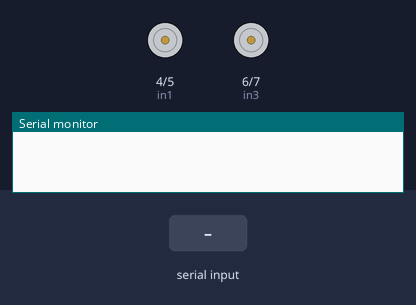
This sketch was run on a simulated Arduino Uno, built with avr-gcc and run on an emulated ATmega328P. On the bench: motor-driver pin pairs drawn as motors (green arrow = first pin HIGH = forward, orange = second pin HIGH = backward, longer = more drive, scaled by the enable pin), the last lines printed to the serial monitor. Inputs (shaded band) come from the test bench.

Above: at 1.2 s.
1.3 s: "1\n" received over Serial
At 1.7 s:
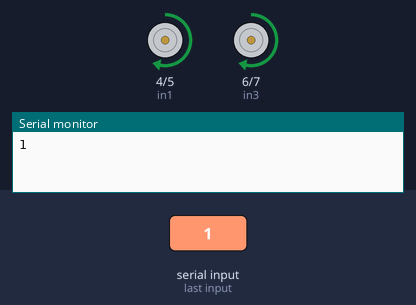
2.8 s: byte 48 ('0') received over Serial
At 4.0 s:
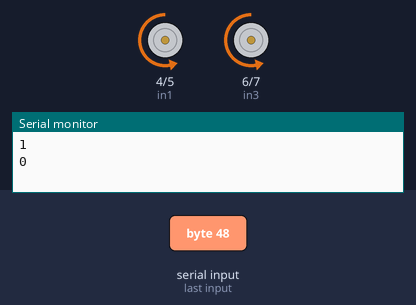
4.3 s: byte 50 ('2') received over Serial
At 5.2 s:
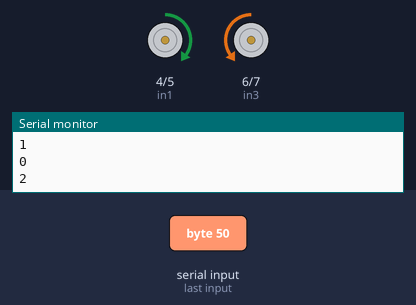
5.8 s: byte 51 ('3') received over Serial
At 6.3 s:
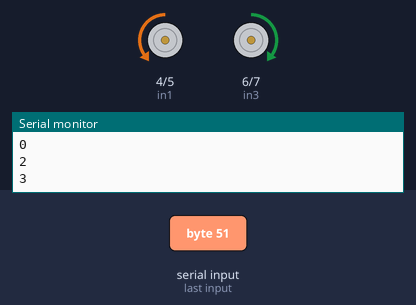
7.3 s: byte 52 ('4') received over Serial
At 8.5 s:
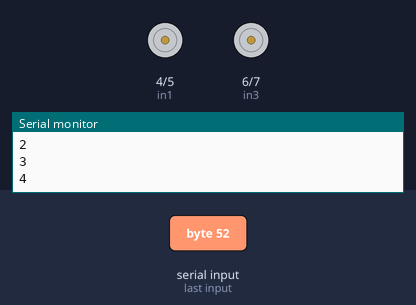
8.8 s: "0\n" received over Serial
At 9.8 s:
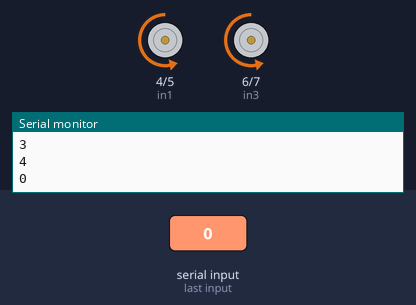
Timing chart, 0 to 11.3 s (numbered marks = the images above; inputs shaded):
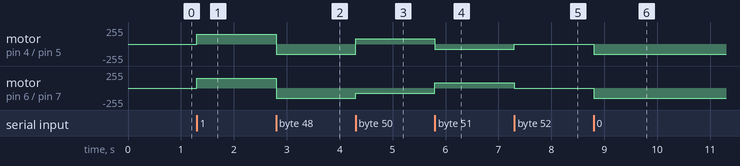

Measured:
- after the input at 1.3 s, motor on pin 4 (in1) / pin 5 (in2), motor on pin 6 (in3) / pin 7 (in4): stopped → forward 150/255 at once
- after the input at 2.8 s, motor on pin 4 (in1) / pin 5 (in2), motor on pin 6 (in3) / pin 7 (in4): forward 150/255 → backward 150/255 at once
- after the input at 4.3 s, motor on pin 4 (in1) / pin 5 (in2): backward 150/255 → forward 80/255 at once; motor on pin 6 (in3) / pin 7 (in4): backward 150/255 → backward 80/255 at once
- after the input at 5.8 s, motor on pin 4 (in1) / pin 5 (in2): forward 80/255 → backward 80/255 at once; motor on pin 6 (in3) / pin 7 (in4): backward 80/255 → forward 80/255 at once
- after the input at 7.3 s, motor on pin 4 (in1) / pin 5 (in2): backward 80/255 → stopped at once; motor on pin 6 (in3) / pin 7 (in4): forward 80/255 → stopped at once
- after the input at 8.8 s, motor on pin 4 (in1) / pin 5 (in2), motor on pin 6 (in3) / pin 7 (in4): stopped → backward 150/255 at once

The sketch:

Robot_Bluetooth.ino
```cpp
#include <SoftwareSerial.h>
SoftwareSerial module_bluetooth(0, 1); // pin RX | TX
char data = 0;
#define enA 9
#define in1 4
#define in2 5
#define enB 10
#define in3 6
#define in4 7
int motorSpeedA = 0;
int motorSpeedB = 0;


void setup()
{
  Serial.begin(9600);
  pinMode(enA, OUTPUT);
  pinMode(enB, OUTPUT);
  pinMode(in1, OUTPUT);
  pinMode(in2, OUTPUT);
  pinMode(in3, OUTPUT);
  pinMode(in4, OUTPUT);
}
void loop()
{
  if(Serial.available() > 0)
  {
    data = Serial.read();Serial.print(data);    //Pembacaan dan ditampilkan data yang masuk
    Serial.print("\n");
   // //Data yang masuk
    if(data == '1'){
    motorSpeedA = 150; //bisa diambil dari joystick, tapi sekarang kita input manual aja yak; 0-255
    motorSpeedB = 150; //bisa diambil dari joystick, tapi sekarang kita input manual aja yak; 0-255
    analogWrite(enA, motorSpeedA); // Send PWM signal to motor A
    analogWrite(enB, motorSpeedB); // Send PWM signal to motor B
    // Set Motor A backward
    digitalWrite(in1, HIGH);
    digitalWrite(in2, LOW);
    // Set Motor B backward
    digitalWrite(in3, HIGH);
    digitalWrite(in4, LOW);

    }
    else if(data == '0'){
    motorSpeedA = 150; //bisa diambil dari joystick, tapi sekarang kita input manual aja yak; 0-255
    motorSpeedB = 150; //bisa diambil dari joystick, tapi sekarang kita input manual aja yak; 0-255
    analogWrite(enA, motorSpeedA); // Send PWM signal to motor A
    analogWrite(enB, motorSpeedB); // Send PWM signal to motor B
    digitalWrite(in1, LOW);
    digitalWrite(in2, HIGH);
    // Set Motor B forward
    digitalWrite(in3, LOW);
    digitalWrite(in4, HIGH);
    }
    else if(data == '2'){
    motorSpeedA = 80; //bisa diambil dari joystick, tapi sekarang kita input manual aja yak; 0-255
    motorSpeedB = 80; //bisa diambil dari joystick, tapi sekarang kita input manual aja yak; 0-255
    analogWrite(enA, motorSpeedA); // Send PWM signal to motor A
    analogWrite(enB, motorSpeedB); // Send PWM signal to motor B
    digitalWrite(in1, HIGH);
    digitalWrite(in2, LOW);
    // Set Motor B RIGHT
    digitalWrite(in3, LOW);
    digitalWrite(in4, HIGH);
    }
    else if(data == '3'){
    motorSpeedA = 80; //bisa diambil dari joystick, tapi sekarang kita input manual aja yak; 0-255
    motorSpeedB = 80; //bisa diambil dari joystick, tapi sekarang kita input manual aja yak; 0-255
    analogWrite(enA, motorSpeedA); // Send PWM signal to motor A
    analogWrite(enB, motorSpeedB); // Send PWM signal to motor B
    digitalWrite(in1, LOW);
    digitalWrite(in2, HIGH);
    // Set Motor B LEFT
    digitalWrite(in3, HIGH);
    digitalWrite(in4, LOW);
    }
    else if(data == '4'){
    motorSpeedA = 255; //bisa diambil dari joystick, tapi sekarang kita input manual aja yak; 0-255
    motorSpeedB = 255; //bisa diambil dari joystick, tapi sekarang kita input manual aja yak; 0-255
    analogWrite(enA, motorSpeedA); // Send PWM signal to motor A
    analogWrite(enB, motorSpeedB); // Send PWM signal to motor B
    digitalWrite(in1, LOW);
    digitalWrite(in2, LOW);
    // Set Motor B STOP
    digitalWrite(in3, LOW);
    digitalWrite(in4, LOW);
    }
  }

}
```
